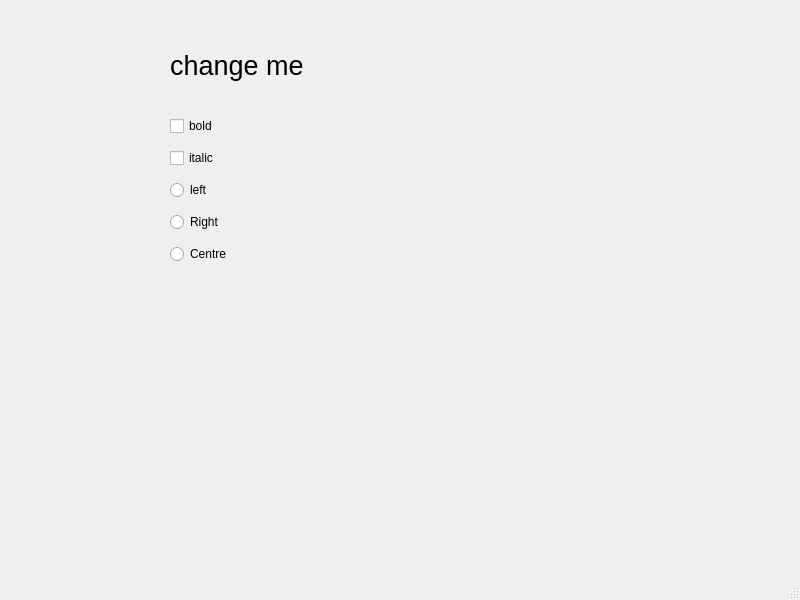
<?xml version="1.0" encoding="UTF-8"?>
<ui version="4.0">
 <class>MainWindow</class>
 <widget class="QMainWindow" name="MainWindow">
  <property name="geometry">
   <rect>
    <x>0</x>
    <y>0</y>
    <width>800</width>
    <height>600</height>
   </rect>
  </property>
  <property name="windowTitle">
   <string>MainWindow</string>
  </property>
  <widget class="QWidget" name="centralwidget">
   <widget class="QLabel" name="label">
    <property name="geometry">
     <rect>
      <x>170</x>
      <y>40</y>
      <width>161</width>
      <height>51</height>
     </rect>
    </property>
    <property name="font">
     <font>
      <pointsize>20</pointsize>
     </font>
    </property>
    <property name="text">
     <string>change me</string>
    </property>
   </widget>
   <widget class="QWidget" name="verticalLayoutWidget">
    <property name="geometry">
     <rect>
      <x>170</x>
      <y>110</y>
      <width>160</width>
      <height>161</height>
     </rect>
    </property>
    <layout class="QVBoxLayout" name="verticalLayout">
     <item>
      <widget class="QCheckBox" name="checkBox">
       <property name="text">
        <string>bold</string>
       </property>
      </widget>
     </item>
     <item>
      <widget class="QCheckBox" name="checkBox_2">
       <property name="text">
        <string>italic</string>
       </property>
      </widget>
     </item>
     <item>
      <widget class="QRadioButton" name="radioButton_2">
       <property name="text">
        <string>left</string>
       </property>
      </widget>
     </item>
     <item>
      <widget class="QRadioButton" name="radioButton">
       <property name="text">
        <string>Right</string>
       </property>
      </widget>
     </item>
     <item>
      <widget class="QRadioButton" name="radioButton_3">
       <property name="text">
        <string>Centre</string>
       </property>
      </widget>
     </item>
    </layout>
   </widget>
  </widget>
  <widget class="QMenuBar" name="menubar">
   <property name="geometry">
    <rect>
     <x>0</x>
     <y>0</y>
     <width>800</width>
     <height>21</height>
    </rect>
   </property>
  </widget>
  <widget class="QStatusBar" name="statusbar"/>
 </widget>
 <resources/>
 <connections/>
</ui>
